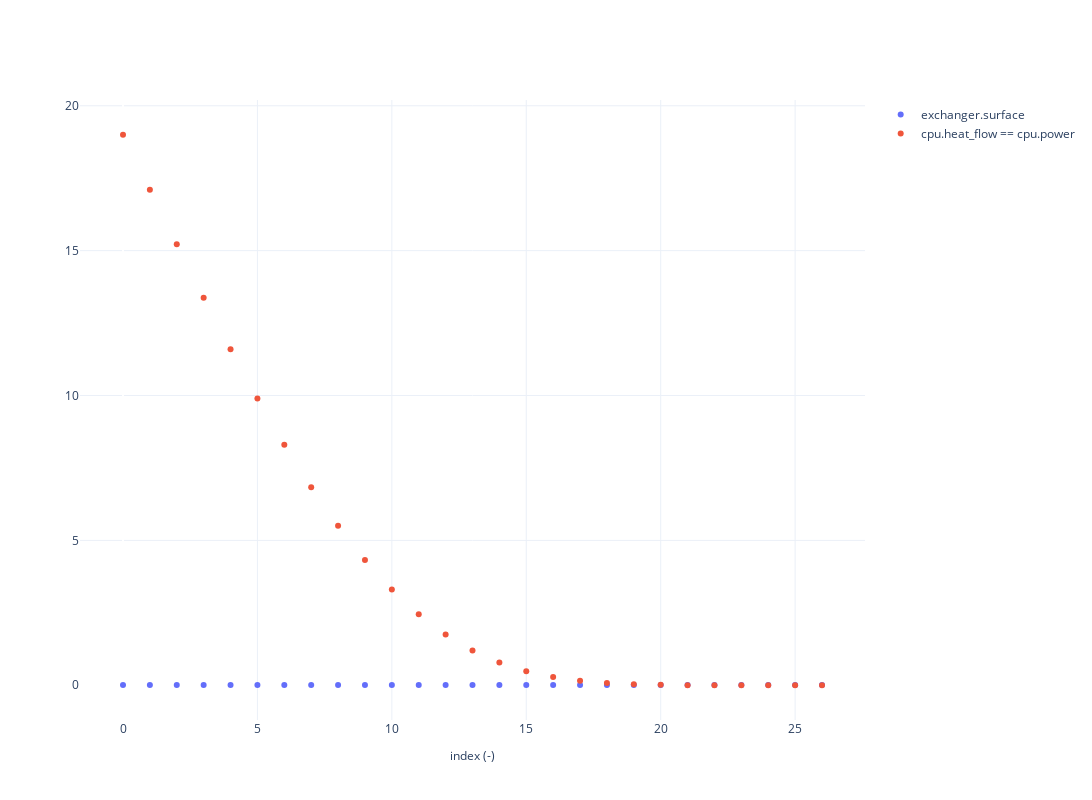

The code cell stored with this chart in its notebook:
### Code cell
plot_solver_trace(design)

### Figure 1 — Plotly figure (JSON) as saved in the notebook; plotly's stock layout.template omitted (floating-point values rounded to 4 significant figures)
{"data": [{"mode": "markers", "name": "exchanger.surface", "type": "scatter", "x": [0, 1, 2, 3, 4, 5, 6, 7, 8, 9, 10, 11, 12, 13, 14, 15, 16, 17, 18, 19, 20, 21, 22, 23, 24, 25, 26], "y": [0.01, 0.009847, 0.009695, 0.009547, 0.009403, 0.009266, 0.009137, 0.009019, 0.008911, 0.008816, 0.008734, 0.008665, 0.008609, 0.008564, 0.008531, 0.008507, 0.008491, 0.00848, 0.008474, 0.00847, 0.008469, 0.008468, 0.008468, 0.008468, 0.008468, 0.008468, 0.008468]}, {"mode": "markers", "name": "cpu.heat_flow == cpu.power", "type": "scatter", "x": [0, 1, 2, 3, 4, 5, 6, 7, 8, 9, 10, 11, 12, 13, 14, 15, 16, 17, 18, 19, 20, 21, 22, 23, 24, 25, 26], "y": [19, 17.1, 15.22, 13.38, 11.6, 9.899, 8.305, 6.834, 5.502, 4.323, 3.303, 2.446, 1.748, 1.2, 0.7856, 0.4872, 0.2837, 0.1533, 0.07584, 0.03367, 0.01308, 0.00428, 0.001113, 0.0002069, 2.164e-05, 3.252e-07, -1.421e-14]}], "layout": {"height": 800, "hovermode": "x", "plot_bgcolor": "white", "width": 1800, "xaxis": {"gridcolor": "#EBF0F8", "title": {"font": {"size": 12}, "text": "index (-)"}}, "yaxis": {"gridcolor": "#EBF0F8"}}}
